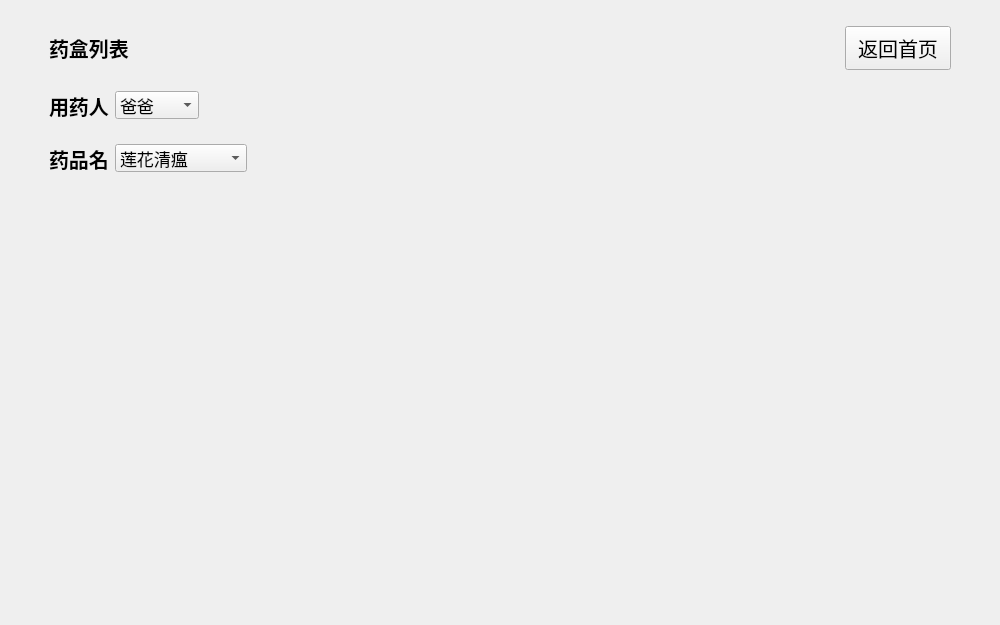
<?xml version="1.0" encoding="UTF-8"?>
<ui version="4.0">
 <class>med_list</class>
 <widget class="QWidget" name="med_list">
  <property name="geometry">
   <rect>
    <x>0</x>
    <y>0</y>
    <width>1000</width>
    <height>625</height>
   </rect>
  </property>
  <property name="windowTitle">
   <string>Form</string>
  </property>
  <layout class="QVBoxLayout" name="verticalLayout" stretch="1,1,1,8">
   <property name="spacing">
    <number>0</number>
   </property>
   <property name="leftMargin">
    <number>40</number>
   </property>
   <property name="topMargin">
    <number>17</number>
   </property>
   <property name="rightMargin">
    <number>40</number>
   </property>
   <property name="bottomMargin">
    <number>17</number>
   </property>
   <item>
    <widget class="QWidget" name="widget" native="true">
     <layout class="QHBoxLayout" name="horizontalLayout" stretch="0,0,0">
      <item>
       <widget class="QLabel" name="label">
        <property name="sizePolicy">
         <sizepolicy hsizetype="Maximum" vsizetype="Preferred">
          <horstretch>0</horstretch>
          <verstretch>0</verstretch>
         </sizepolicy>
        </property>
        <property name="font">
         <font>
          <pointsize>15</pointsize>
          <bold>true</bold>
         </font>
        </property>
        <property name="text">
         <string>药盒列表</string>
        </property>
       </widget>
      </item>
      <item>
       <spacer name="horizontalSpacer_3">
        <property name="orientation">
         <enum>Qt::Horizontal</enum>
        </property>
        <property name="sizeHint" stdset="0">
         <size>
          <width>40</width>
          <height>20</height>
         </size>
        </property>
       </spacer>
      </item>
      <item>
       <widget class="QPushButton" name="back_mainpage">
        <property name="sizePolicy">
         <sizepolicy hsizetype="Maximum" vsizetype="Maximum">
          <horstretch>0</horstretch>
          <verstretch>0</verstretch>
         </sizepolicy>
        </property>
        <property name="font">
         <font>
          <pointsize>15</pointsize>
         </font>
        </property>
        <property name="styleSheet">
         <string notr="true">padding: 6px 12px;</string>
        </property>
        <property name="text">
         <string>返回首页</string>
        </property>
       </widget>
      </item>
     </layout>
    </widget>
   </item>
   <item>
    <widget class="QWidget" name="widget_2" native="true">
     <property name="sizePolicy">
      <sizepolicy hsizetype="Ignored" vsizetype="Preferred">
       <horstretch>0</horstretch>
       <verstretch>0</verstretch>
      </sizepolicy>
     </property>
     <layout class="QHBoxLayout" name="horizontalLayout_2" stretch="1,2,18">
      <item>
       <widget class="QLabel" name="label_2">
        <property name="sizePolicy">
         <sizepolicy hsizetype="Minimum" vsizetype="Preferred">
          <horstretch>0</horstretch>
          <verstretch>0</verstretch>
         </sizepolicy>
        </property>
        <property name="font">
         <font>
          <pointsize>15</pointsize>
          <bold>true</bold>
         </font>
        </property>
        <property name="text">
         <string>用药人</string>
        </property>
       </widget>
      </item>
      <item>
       <widget class="QComboBox" name="patient_list">
        <property name="sizePolicy">
         <sizepolicy hsizetype="Preferred" vsizetype="Fixed">
          <horstretch>0</horstretch>
          <verstretch>0</verstretch>
         </sizepolicy>
        </property>
        <property name="font">
         <font>
          <pointsize>13</pointsize>
         </font>
        </property>
        <item>
         <property name="text">
          <string>爸爸</string>
         </property>
        </item>
        <item>
         <property name="text">
          <string>宝宝</string>
         </property>
        </item>
       </widget>
      </item>
      <item>
       <spacer name="horizontalSpacer_2">
        <property name="orientation">
         <enum>Qt::Horizontal</enum>
        </property>
        <property name="sizeType">
         <enum>QSizePolicy::Ignored</enum>
        </property>
        <property name="sizeHint" stdset="0">
         <size>
          <width>40</width>
          <height>20</height>
         </size>
        </property>
       </spacer>
      </item>
     </layout>
    </widget>
   </item>
   <item>
    <widget class="QWidget" name="widget_3" native="true">
     <property name="sizePolicy">
      <sizepolicy hsizetype="Ignored" vsizetype="Preferred">
       <horstretch>0</horstretch>
       <verstretch>0</verstretch>
      </sizepolicy>
     </property>
     <layout class="QHBoxLayout" name="horizontalLayout_3" stretch="1,2,18">
      <item>
       <widget class="QLabel" name="label_3">
        <property name="sizePolicy">
         <sizepolicy hsizetype="Minimum" vsizetype="Preferred">
          <horstretch>0</horstretch>
          <verstretch>0</verstretch>
         </sizepolicy>
        </property>
        <property name="font">
         <font>
          <pointsize>15</pointsize>
          <bold>true</bold>
         </font>
        </property>
        <property name="text">
         <string>药品名</string>
        </property>
        <property name="alignment">
         <set>Qt::AlignLeading|Qt::AlignLeft|Qt::AlignVCenter</set>
        </property>
       </widget>
      </item>
      <item>
       <widget class="QComboBox" name="medcine_name">
        <property name="sizePolicy">
         <sizepolicy hsizetype="Preferred" vsizetype="Fixed">
          <horstretch>0</horstretch>
          <verstretch>0</verstretch>
         </sizepolicy>
        </property>
        <property name="font">
         <font>
          <pointsize>13</pointsize>
         </font>
        </property>
        <item>
         <property name="text">
          <string>莲花清瘟</string>
         </property>
        </item>
        <item>
         <property name="text">
          <string>定喘止咳丸</string>
         </property>
        </item>
        <item>
         <property name="text">
          <string>小儿止咳糖浆</string>
         </property>
        </item>
       </widget>
      </item>
      <item>
       <spacer name="horizontalSpacer">
        <property name="orientation">
         <enum>Qt::Horizontal</enum>
        </property>
        <property name="sizeType">
         <enum>QSizePolicy::Ignored</enum>
        </property>
        <property name="sizeHint" stdset="0">
         <size>
          <width>40</width>
          <height>20</height>
         </size>
        </property>
       </spacer>
      </item>
     </layout>
    </widget>
   </item>
   <item>
    <widget class="QScrollArea" name="scrollArea">
     <property name="autoFillBackground">
      <bool>true</bool>
     </property>
     <property name="styleSheet">
      <string notr="true">QScrollArea#scrollArea{
	background: transparent;
	border: none;
}</string>
     </property>
     <property name="sizeAdjustPolicy">
      <enum>QAbstractScrollArea::AdjustIgnored</enum>
     </property>
     <property name="widgetResizable">
      <bool>true</bool>
     </property>
     <property name="alignment">
      <set>Qt::AlignCenter</set>
     </property>
     <widget class="QWidget" name="scrollAreaWidgetContents">
      <property name="geometry">
       <rect>
        <x>0</x>
        <y>0</y>
        <width>920</width>
        <height>430</height>
       </rect>
      </property>
      <property name="autoFillBackground">
       <bool>false</bool>
      </property>
      <property name="styleSheet">
       <string notr="true">QWidget#scrollAreaWidgetContents
{
	background: transparent;
}</string>
      </property>
      <layout class="QGridLayout" name="med_card_gridLayout" rowstretch="0" rowminimumheight="0" columnminimumwidth="0">
       <property name="sizeConstraint">
        <enum>QLayout::SetDefaultConstraint</enum>
       </property>
       <property name="leftMargin">
        <number>20</number>
       </property>
       <property name="topMargin">
        <number>20</number>
       </property>
       <property name="rightMargin">
        <number>20</number>
       </property>
       <property name="bottomMargin">
        <number>20</number>
       </property>
       <property name="spacing">
        <number>50</number>
       </property>
      </layout>
     </widget>
    </widget>
   </item>
  </layout>
 </widget>
 <resources/>
 <connections/>
</ui>
